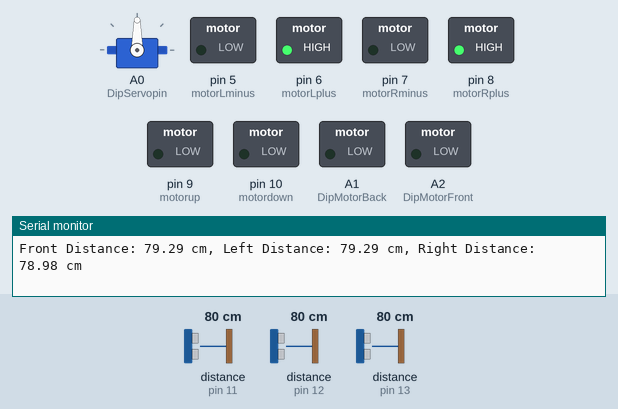
A sketch run on a simulated Arduino Uno, built with avr-gcc and run on an emulated ATmega328P. Shown: servo, switched loads named in the sketch (green lamp = pin HIGH), the last lines printed to the serial monitor. Wiring (inferred from the names in the program): ultrasonic range finder: trigger pin 4; echo pin 13. Dashed ring = blinking. The inputs (shaded band) are chosen by the test bench; at power-on: distance to the obstacle (sensors on pin 12, pin 13, pin 11) 80 cm. The echo pulse lasts 58.3 µs per cm; pins used as bus, display or sensor lines are not drawn.

Above: at 7.8 s.
7.9 s: distance to the obstacle (sensor on pin 12) set to 33 cm
12.1 s: distance to the obstacle (sensor on pin 12) set to 27 cm
At 14.9 s:
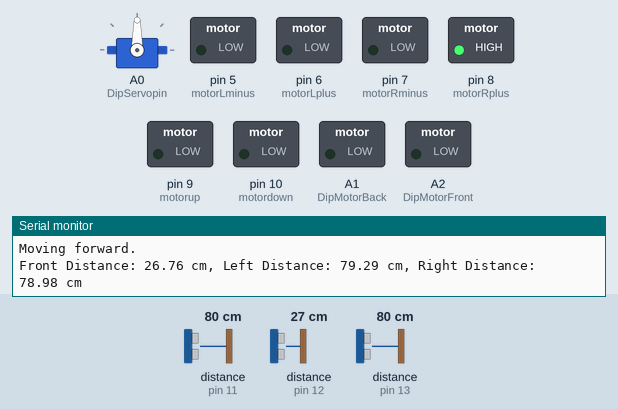
19.6 s: distance to the obstacle (sensor on pin 13) set to 33 cm
27.3 s: distance to the obstacle (sensor on pin 13) set to 26 cm
At 30.6 s:
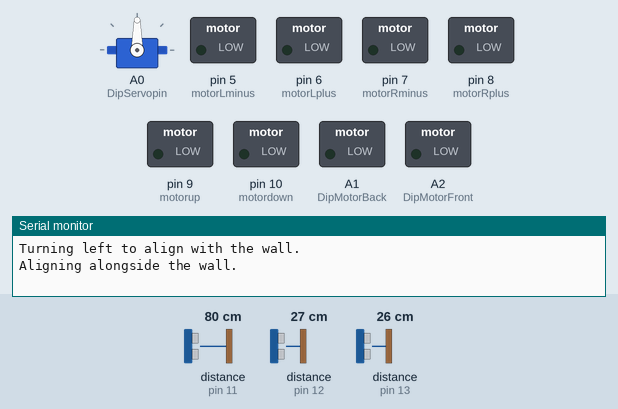
36.1 s: distance to the obstacle (sensor on pin 13) set to 35 cm
At 44.8 s:
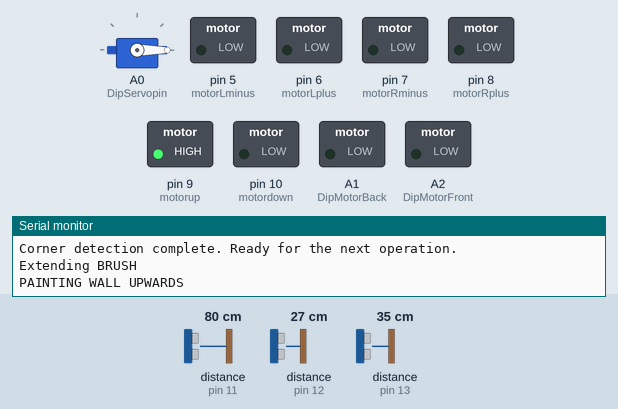
45.3 s: distance to the obstacle (sensor on pin 12) set to 35 cm
At 52.9 s:
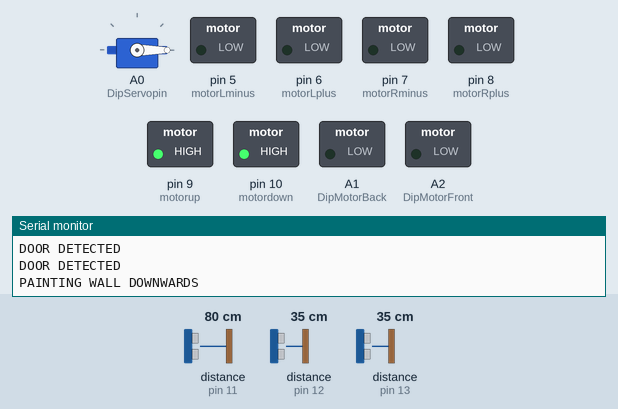
Timing chart, 0 to 65.9 s (numbered marks = the images above; inputs shaded):
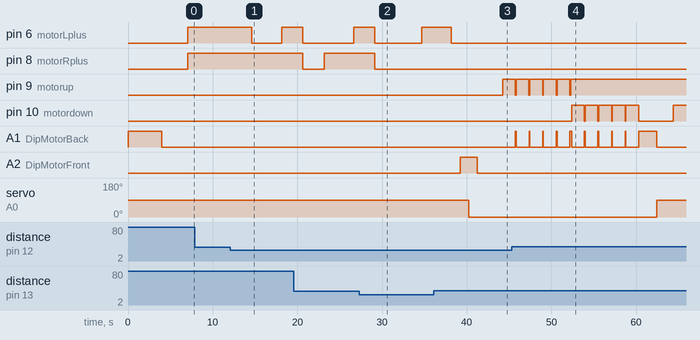

Measured:
- the behaviour switches between 31 and 30 cm on distance to the obstacle (sensor on pin 12) (found by bisection; images 0 and 1)
- the behaviour switches between 31 and 30 cm on distance to the obstacle (sensor on pin 13) (found by bisection; images 1 and 2)
- after the input at 12.1 s, pin 6 (motorLplus): HIGH → LOW after 2.5 s, → HIGH 3.5 s later
- after the input at 27.3 s, pin 8 (motorRplus): goes on until 29.2 s, then stays LOW
- after the input at 36.1 s, pin 9 (motorup): LOW → HIGH after 8.1 s
- after the input at 45.3 s, A1 (DipMotorBack): goes 4 × (HIGH 0.10 s, LOW 1.5 s), HIGH 0.20 s, 4 × (LOW 1.5 s, HIGH 0.10 s), LOW 1.5 s, HIGH 2.1 s, then LOW, starting after 0.45 s; servo on A0 (DipServopin): 0° → 90° after 17.1 s

The sketch:

Automatic_Indoor_Painter.ino
```cpp
// Author : Roshan Jude Cardoza
// Version : 1.0
// Date Modified : 16.12.2024
// Project Title : Automating Indoor Wall Painting


#include <Servo.h>

#define DipServopin A0 // Servo to dip Paint

// Motors controlling Front and Back motion of the paint brush/roller for either avoidance of objects such as
// Light Switches or to perform Dipping Action in Paint
#define DipMotorFront A2
#define DipMotorBack A1

// Ultrasonic Distance Sensors Pin Initializations
#define trigleft 2
#define trigfront 3
#define trigright 4

#define echoleft 11
#define echofront 12
#define echoright 13

// Robot Movement Motor Pins
#define motorRplus 8  // Right motor forward
#define motorRminus 7 // Right motor backward
#define motorLplus 6  // Left motor forward
#define motorLminus 5 // Left motor backward

// Paint brush/roller up and down motors that are used for painting
#define motorup 9
#define motordown 10

const int triglow = 2; // Small delay for ultrasonic trigger stabilization

bool cornerDetected = false; // Flag to track corner detection

Servo DipServo;

#define irsensor A3 // To check if paint level is low

void setup()
{
  // Ultrasonic distance sensors
  pinMode(trigleft, OUTPUT);
  pinMode(trigfront, OUTPUT);
  pinMode(trigright, OUTPUT);

  pinMode(echoleft, INPUT);
  pinMode(echofront, INPUT);
  pinMode(echoright, INPUT);

  // Robot drive motors
  pinMode(motorRplus, OUTPUT);
  pinMode(motorRminus, OUTPUT);
  pinMode(motorLplus, OUTPUT);
  pinMode(motorLminus, OUTPUT);

  // Vertical brush motors
  pinMode(motorup, OUTPUT);
  pinMode(motordown, OUTPUT);

  // Brush dipping servo
  DipServo.attach(DipServopin);

  // Brush retract/extend motors
  pinMode(DipMotorFront, OUTPUT);
  pinMode(DipMotorBack, OUTPUT);

  // Baud rate
  Serial.begin(9600);
}

// Basic movement functions
void forward()
{
  digitalWrite(motorRplus, HIGH);
  digitalWrite(motorRminus, LOW);
  digitalWrite(motorLplus, HIGH);
  digitalWrite(motorLminus, LOW);
  delay(1000); // Increased delay to 1000ms for observable movement (adjustable)
}

void turnleft()
{
  digitalWrite(motorRplus, HIGH);
  digitalWrite(motorRminus, LOW);
  digitalWrite(motorLplus, LOW);
  digitalWrite(motorLminus, LOW);
  delay(1500); // Increased delay to 1500ms for a full turn (adjustable)
}

void turnright()
{
  digitalWrite(motorRplus, LOW);
  digitalWrite(motorRminus, LOW);
  digitalWrite(motorLplus, HIGH);
  digitalWrite(motorLminus, LOW);
  delay(1500); // Increased delay to 1500ms for a full turn (adjustable)
}

void backward()
{
  digitalWrite(motorRplus, LOW);
  digitalWrite(motorRminus, HIGH);
  digitalWrite(motorLplus, LOW);
  digitalWrite(motorLminus, HIGH);
  delay(1000); // Increased delay to 1000ms for observable movement (adjustable)
}

void stop()
{
  digitalWrite(motorRplus, LOW);
  digitalWrite(motorRminus, LOW);
  digitalWrite(motorLplus, LOW);
  digitalWrite(motorLminus, LOW);
  delay(1000); // Added delay to ensure motors have stopped (adjustable)
}

// Ultrasonic sensor functions
long durationSensor(int trigpin, int echopin)
{
  digitalWrite(trigpin, LOW);
  delay(triglow);
  digitalWrite(trigpin, HIGH);
  delayMicroseconds(10);
  digitalWrite(trigpin, LOW);
  return pulseIn(echopin, HIGH) / 2;
}

float distance(int trigpin, int echopin)
{
  long time = durationSensor(trigpin, echopin);
  return time * 0.034; // Adjust if needed based on sensor calibration
}

// Dipping Function : First the brush is moved out of the wall. The Servo is turned so the brush is facing
// Downwards towards the paint canister. The brush is then extended towards the paint. After a delay, the
// brush is retracted and made parallel to the ground. Lastly, the brush is extended towards the wall

void dipbrush()
{
  // Retract brush
  digitalWrite(DipMotorBack, HIGH);
  delay(2000);
  digitalWrite(DipMotorBack, LOW);

  // Make brush face the paint canister
  DipServo.write(90);
  delay(2000);

  // Dip brush
  digitalWrite(motordown, HIGH);
  delay(2000);
  digitalWrite(motordown, LOW);

  // Wait for brush to be submerged for a short while
  delay(3000); // Increased delay to 3000ms to allow paint to adhere

  // Bring brush out of paint
  digitalWrite(motorup, HIGH);
  delay(2000);
  digitalWrite(motorup, LOW);

  // Align with wall
  DipServo.write(0);
  delay(2000);

  // Extend brush to wall
  digitalWrite(DipMotorFront, HIGH);
  delay(2000);
  digitalWrite(DipMotorFront, LOW);
}

// Extra function to enable extension of brush (Made parallel to ground)
void extendBrush()
{
  Serial.println("Extending BRUSH\n");
  digitalWrite(DipMotorFront, HIGH);
  delay(1000);
  DipServo.write(0);
  delay(1000);
  digitalWrite(DipMotorFront, LOW);
  delay(1000);
}

// Extra function to enable retraction of brush (Made perpendicular to ground)

void contractBrush()
{
  digitalWrite(DipMotorBack, HIGH);
  delay(2000);
  DipServo.write(90);
  delay(2000);
  digitalWrite(DipMotorBack, LOW);
  delay(2000);
}


// Paint one wall until no wall is detected
// If a light switch (frontDist < thresholdfront) is encountered, pause painting until it is clear.

bool paintwall()
{
  int thresholdfront = 25;    // Threshold to detect a light switch or close obstacle (adjustable) in cm
  int wallDetectDist = 30;    // If distance > wallDetectDist, consider it the end of the wall in cm
  int heightofwall = 240;     // Total height of the wall in cm
  int stepHeight = 24;        // Incremental height step in cm (This can be changed depending on the brush)
  int currentHeight = 30;     // Current brush height in cm
  bool paintingUp = true;     // Direction: true = up, false = down
  int bottomHeight = 30;      // Bottom of wall assuming there is skirting done on tiles in cm
  int doordistancemax = 30;   // Door detection distance in cm

  // Move up from bottom to top once
  while (paintingUp)
  {
    // Calculate Front and Right Ultrasonic Sensor Distances
    float frontDist = distance(trigfront, echofront);
    float rightDist = distance(trigright, echoright);

    // If an obstacle is detected in front, wait until it's clear
    while (frontDist < thresholdfront)
    {
      digitalWrite(motorup, LOW);
      digitalWrite(motordown, LOW);

      // Check distance again after waiting
      frontDist = distance(trigfront, echofront);
      delay(1000);
      currentHeight +=stepHeight; // Adding step height to account for height of wall
      Serial.print("WALL OBJECT DETECTED. IGNORING FOR PAINTING\n");
      if (currentHeight >= heightofwall)
      {
        break;
      }
    }

    // If door is detected, Motor with brush moves upwards till the Ultrasonic sensor detects 30cm

    // Flag so that the brush does not infinitely retract
    int brushdoormovementup = 1;

    if (frontDist > doordistancemax)
    {

      Serial.println("DOOR DETECTED");
        if(brushdoormovementup == 1)
        {
        digitalWrite(DipMotorBack,HIGH); // Moving brush out of the way
        delay(100);
        digitalWrite(DipMotorBack,LOW);
        }
      brushdoormovementup++;
      digitalWrite(motorup,HIGH);
      currentHeight += stepHeight;
      if(frontDist == doordistancemax)
      {
        digitalWrite(DipMotorFront,HIGH); // Placing brush back in path
        delay(100);
        digitalWrite(DipMotorFront,LOW);
        break;
      }
    }

    // Move up if not at the top yet
    if (currentHeight < heightofwall)
    {
      // Message to signal painting direction
      Serial.print("PAINTING WALL UPWARDS\n");
      currentHeight += stepHeight;
      digitalWrite(motorup, HIGH);
      delay(1500);
      digitalWrite(motorup, LOW);

    }
    else
    {
      // Reached the top, start going down
      paintingUp = false;
    }
  }

  // Move down from top to bottom once
  while (!paintingUp)
  {
    // Calculating object distance again
    float frontDist = distance(trigfront, echofront);

    // If an obstacle is detected, wait until it's clear
    while (frontDist < thresholdfront)
    {
      digitalWrite(motorup, LOW);
      digitalWrite(motordown, LOW);

      // Check distance again after waiting
      frontDist = distance(trigfront, echofront);
      delay(1000);
      currentHeight -= stepHeight;
      Serial.print("WALL OBJECT DETECTED. IGNORING FOR PAINTING\n");
      if (currentHeight <= bottomHeight)
      {
        break;
      }

    }


    // If door is detected, Motor with brush moves downwards till the Ultrasonic sensor detects 30cm

    // Flag so that brush does not infinitely retract
    int brushdoormovementdown = 1;

    if (frontDist > doordistancemax)
    {

      Serial.println("DOOR DETECTED");
        if(brushdoormovementdown == 1)
        {
        digitalWrite(DipMotorBack,HIGH);
        delay(100);
        digitalWrite(DipMotorBack,LOW);
        }

      digitalWrite(motorup,HIGH);
      currentHeight -= stepHeight;
      brushdoormovementdown++;
      if(frontDist == doordistancemax)
      {
        digitalWrite(DipMotorFront,HIGH);
        delay(100);
        digitalWrite(DipMotorFront,LOW);
        break;
      }
    }

    // Move down if not at the bottom yet
    if (currentHeight > bottomHeight)
    {
      // Message to signal painting direction
      Serial.print("PAINTING WALL DOWNWARDS\n");
      currentHeight -= stepHeight;
      digitalWrite(motordown, HIGH);
      delay(1500);
      digitalWrite(motordown, LOW);

      Serial.print(" ");
    }
    else
    {
      // Reached the bottom again, painting cycle completed
      Serial.println("Completed one up and down stroke of the wall.\n");

      // Dipping brush in Paint to ensure even coating between sections
      Serial.print("DIPPING BRUSH \n");
      dipbrush();
      delay(3000);

      return true;
    }
  }

  // Just a fallback return for debugging
  return true;
}


// Always find the left corner of room / wall
void findCorner()
{
  float frontDist, leftDist, rightDist;

  while (!cornerDetected)
  {
    // Read distances from ultrasonic sensors
    frontDist = distance(trigfront, echofront);
    leftDist = distance(trigleft, echoleft);
    rightDist = distance(trigright, echoright);

    // Debugging: Print sensor readings
    Serial.print("Front Distance: ");
    Serial.print(frontDist);
    Serial.print(" cm, Left Distance: ");
    Serial.print(leftDist);
    Serial.print(" cm, Right Distance: ");
    Serial.print(rightDist);
    Serial.println(" cm");

    // Check for a left corner: front and right blocked
    if (frontDist < 30 && rightDist < 30)
    {
      stop(); // Stop all motors
      delay(2000);
      turnright();
      delay(2000);
      stop();
      Serial.println("Left corner detected!");
      cornerDetected = true; // Set the flag to exit the loop
      break;
    }
    else
    {
      // Behavior Based on Front Distance
      if (frontDist >= 30)
      {
        // If the front is clear, move forward
        forward();
        Serial.println("Moving forward.");
      }
      else
      {
        // If the front is blocked, turn left to align alongside the right wall
        turnleft();
        Serial.println("Turning left to align with the wall.");
        delay(2000);

        // Ensuring proper alignment alongside the left wall
        forward();
        delay(1500);
        stop(); // Briefly stop to maintain alignment
        Serial.println("Aligning alongside the wall.");
      }
    }

    delay(1500); // Ensuring proper working and enough time before starting painting
  }

  Serial.println("Corner detection complete. Ready for the next operation.");
}

// Move to the next wall after finishing painting the current one
void moveToNextWall()
{
  Serial.println("Moving to the next wall...");

  // Step 1: Back up a bit
  backward();
  delay(2000);
  stop();

  // Step 2: Turn right (since we start with left corner) to face the next wall plane
  turnright();
  delay(2000);

  // Step 3: Move back further so that all sensors have enough headway
  backward();
  delay(2000);

  // Stop and wait for corner detection
  stop();
  delay(1000);

  // Corner detection on new wall the robot is facing
  findCorner();
  Serial.print("NEXT WALL FOUND");
}

void movetonextsection()
{
  Serial.print("Moving on to NEXT Section\n");

  // Finding Front Distance
  float frontDist = distance(trigfront,echofront);

  // Global variable just in case we want to implement dynamic wall painting
  static int sectionCount = 0;
  sectionCount++;

  // Back up a bit
  backward();
  delay(3000);

  // Turn right since we will always be more LEFT than RIGHT
  turnright();
  delay(2000);

  // Move a bit towards the next right section
  forward();
  delay(2000);

  // Align with wall
  turnleft();
  delay(2000);

  // Move forward till we reach the wall
  forward();
  delay(3000);

  // Stop to begin painting
  stop();
  delay(2000);
}

// Main LOOP function
void loop()
{
  static int wallcount = 0; // To count the number of walls already painted
  const int maxwallcount = 4; // Maximum number of walls that exist in room

  // Finding end of wall section
  float rightDist = distance(trigright,echoright);
  const int wallDetectDist = 30;

  // IR Sensor readings
  int sensor = 1; // Temporary Variable used to trigger the IR sensor. In reality, this would be automatically read and triggered but TinkerCAD does not allow for changes to the IR sensor
  // if(analogRead(irsensor)<300) //For Normal operation

  // Make sure the brush is always facing the ground to avoid splatter when finding corner
  contractBrush();
  delay(1000);

  // Checking if paint level is HIGH
  if(sensor ==1) // No IR light detected OR Paint is present
  {
    // If we haven't found a corner yet, find it first
    if (!cornerDetected)
    {
      findCorner();

      // Extend the brush for painting once the corner is found
      extendBrush();
      delay(2000);
    }
    while (wallcount < maxwallcount) // Ensuring that only 4 walls will be painted
    {
      // Checking right sensor distance
      rightDist = distance(trigright,echoright);

      if (rightDist > wallDetectDist) // As long as the right sensor is detecting wall far away
      {
        paintwall();
        movetonextsection();

        //Check if we've reached the end of the wall
        rightDist = distance(trigright,echoright);

        if (rightDist <= wallDetectDist) // If we have reached the end of the wall
        {
          Serial.println("End of wall detected. This wall completed");
          moveToNextWall();
          wallcount++;
          Serial.print("\n");
          Serial.print("Number of Walls Painted = ");
          Serial.print(wallcount);
          Serial.print("\n");

        }
      }
    }
    if(wallcount == maxwallcount)
    {
      // Message to indicate all walls have been printed and all tasks have been completed in the room by the robot.
      Serial.println("ALL WALLS HAVE BEEN PAINTED IN ROOM\n");
      return;
    }
  }
  else
  {
    // If paint is low, robot is in low energy state until the paint is refilled
    Serial.println("PAINT LEVEL LOW!\n");
    return;
  }

}
```
